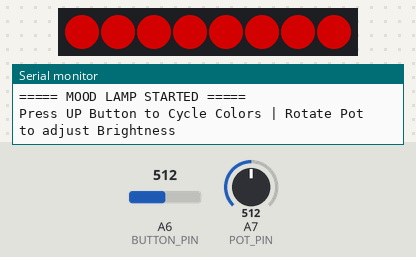
Recording of a sketch running on a simulated Arduino Nano, built with avr-gcc and run on an emulated ATmega328P. On the bench: 8 RGB LEDs in strip order, left to right, the last lines printed to the serial monitor. The inputs (shaded band) are chosen by the test bench; at power-on: A6 (BUTTON_PIN) = 512, A7 (POT_PIN) = 512. Dim RGB values are drawn brighter than linear.

Above: at 1.2 s.
1.3 s: A6 (BUTTON_PIN) set to 827
2.8 s: A6 (BUTTON_PIN) set to 856
At 4.0 s:
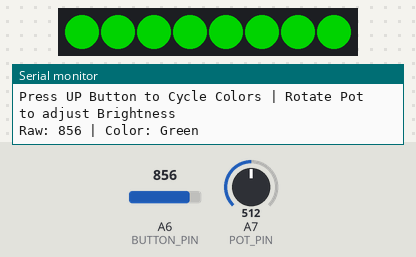
4.3 s: A7 (POT_PIN) set to 0
At 5.5 s:
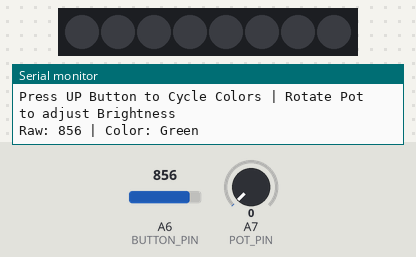
5.8 s: A7 (POT_PIN) set to 17
At 6.6 s:
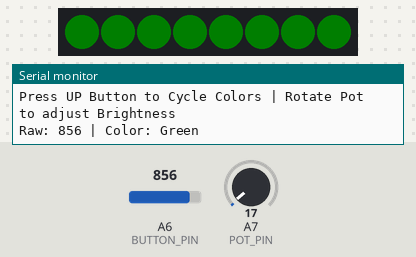
7.3 s: A7 (POT_PIN) set to 122
At 7.8 s:
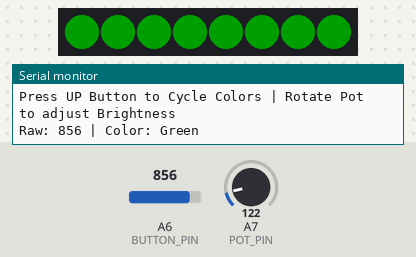
Timing chart, 0 to 9.8 s (numbered marks = the images above; inputs shaded):
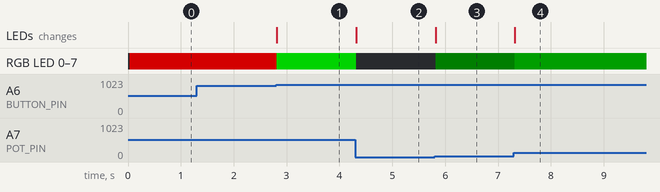

Measured:
- the behaviour switches between 844 and 845 on A6 (BUTTON_PIN) (found by bisection; images 0 and 1)
- after the input at 1.3 s, every drawn part: stays the same
- after the input at 2.8 s, RGB LED 0–7: RGB(127, 0, 0) → RGB(0, 127, 0) at once; the LEDs: change at once (image 1)
- after the input at 4.3 s, RGB LED 0–7: RGB(0, 127, 0) → off at once; the LEDs: change at once (image 2)
- after the input at 5.8 s, RGB LED 0–7: off → RGB(0, 4, 0) at once; the LEDs: change at once (image 3)
- after the input at 7.3 s, RGB LED 0–7: RGB(0, 4, 0) → RGB(0, 30, 0) at once; the LEDs: change at once (image 4)

The sketch:

Project_07.ino
```cpp
#include <Adafruit_NeoPixel.h>

#define LED_PIN     11
#define NUM_LEDS    8
#define BUTTON_PIN  A6
#define POT_PIN     A7

Adafruit_NeoPixel strip(NUM_LEDS, LED_PIN, NEO_GRB + NEO_KHZ800);

// Calibrated Range for UP Button (853 - 855)
#define BTN_UP_MIN 845
#define BTN_UP_MAX 865

int colorIndex = 0;
bool buttonPressed = false;
int lastBrightness = -1;

const char* colorNames[7] = {"Red", "Green", "Blue", "Yellow", "Purple", "Cyan", "White"};
uint32_t colors[7];

void setup() {
  Serial.begin(9600);
  strip.begin();
  strip.clear();
  strip.show();

  colors[0] = strip.Color(255, 0, 0);     // Red
  colors[1] = strip.Color(0, 255, 0);     // Green
  colors[2] = strip.Color(0, 0, 255);     // Blue
  colors[3] = strip.Color(255, 255, 0);   // Yellow
  colors[4] = strip.Color(255, 0, 255);   // Purple
  colors[5] = strip.Color(0, 255, 255);   // Cyan
  colors[6] = strip.Color(255, 255, 255); // White

  Serial.println(F("===== MOOD LAMP STARTED ====="));
  Serial.println(F("Press UP Button to Cycle Colors | Rotate Pot to adjust Brightness"));
}

void updateLamp() {
  int potValue = analogRead(POT_PIN);
  int brightness = map(potValue, 0, 1023, 0, 255);

  // Sirf tab update karega jab potentiometer ghoomega
  if (abs(brightness - lastBrightness) > 2) {
    lastBrightness = brightness;
    strip.setBrightness(brightness);

    for (int i = 0; i < NUM_LEDS; i++) {
      strip.setPixelColor(i, colors[colorIndex]);
    }
    strip.show();
  }
}

void loop() {
  updateLamp();

  int value = analogRead(BUTTON_PIN);

  // UP Button Detection (853 - 855)
  if (value >= BTN_UP_MIN && value <= BTN_UP_MAX) {
    if (!buttonPressed) {
      colorIndex++;
      if (colorIndex >= 7) colorIndex = 0;

      // Force instant color update
      strip.setBrightness(lastBrightness);
      for (int i = 0; i < NUM_LEDS; i++) {
        strip.setPixelColor(i, colors[colorIndex]);
      }
      strip.show();

      Serial.print(F("Raw: "));
      Serial.print(value);
      Serial.print(F(" | Color: "));
      Serial.println(colorNames[colorIndex]);

      buttonPressed = true;
    }
  } else {
    buttonPressed = false;
  }

  delay(20);
}
```
